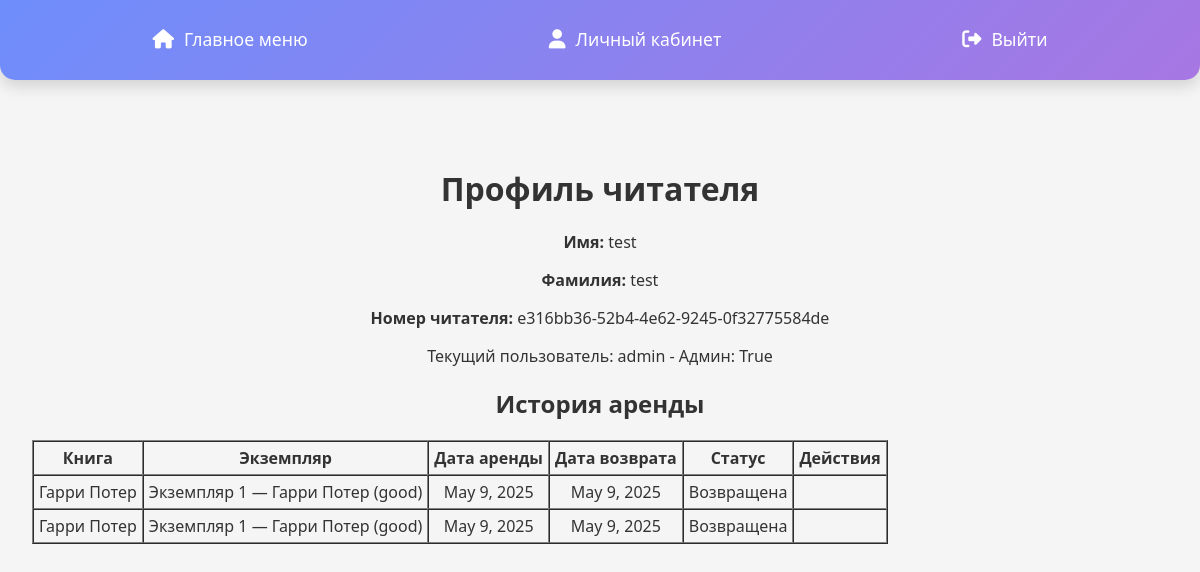
Screenshot of /reader/2/ (signed in) with the database file from the repository.
### main/models.py (models this page shows, shortened)
class Reader(models.Model):
    name = models.CharField(max_length=50)
    surname = models.CharField(max_length=50)
    date_of_birth = models.DateField()
    date_of_registration = models.DateField(default=timezone.now)
    email = models.EmailField(unique=True)
    number = models.CharField(max_length=15)
    is_admin = models.BooleanField(default=False)
    reader_number = models.CharField(max_length=12, unique=True, default=uuid.uuid4, editable=False)

### books/models.py (models this page shows, shortened)
class Issuance(models.Model):
    STATUS_CHOICES = [
        ('active', 'Активный'),
        ('overdue', 'Просрочено'),
        ('returned', 'Вернута'),
    ]
    reader = models.ForeignKey('main.Reader', on_delete=models.CASCADE, related_name='issuances')
    exampler = models.ForeignKey('books.Exampler', on_delete=models.CASCADE, related_name='issuances')
    issuance_date = models.DateTimeField(default=timezone.now)  # Используем DateTimeField
    return_date = models.DateTimeField(blank=True, null=True)  # Используем DateTimeField
    rating = models.DecimalField(max_digits=2, decimal_places=1, null=True, blank=True)
    status = models.CharField(max_length=10, choices=STATUS_CHOICES, default='active')

class Exampler(models.Model):
    inventory_number = models.IntegerField(unique=True, blank=True, null=True)
    book = models.ForeignKey(Book, on_delete=models.CASCADE, related_name='exemplars')
    condition = models.CharField(max_length=100)
    def __str__(self):
        return f"Экземпляр {self.inventory_number} — {self.book.title} ({self.condition})"

class Book(models.Model):
    isbn = models.CharField(max_length=13, unique=True)
    title = models.CharField(max_length=255)
    description = models.TextField(blank=True, null=True)
    rating = models.DecimalField(max_digits=3, decimal_places=1, null=True, blank=True)
    date_of_publish = models.DateField(null=True, blank=True)
    authors = models.ManyToManyField(Author, related_name="books")
    genres = models.ManyToManyField(Genre, related_name="books")

### main/views.py (the view)
# urls.py: path('reader/<int:reader_id>/', reader_profile, name='reader_profile'),
@login_required
def reader_profile(request, reader_id):
    reader = get_object_or_404(Reader, id=reader_id)
    issuances = Issuance.objects.filter(reader=reader)
    today = timezone.now().date()  # Получаем текущую дату
    return render(request, 'reader_profile.html', {
        'reader': reader,
        'issuances': issuances,
        'today': today,  # Передаем текущую дату в шаблон
    })

### main/templates/reader_profile.html (shortened to what this page needs)
{% extends 'main/layout.html' %}
{% block content %}
<h1>Профиль читателя</h1>
<p><strong>Имя:</strong> {{ reader.name }}</p>
<p><strong>Фамилия:</strong> {{ reader.surname }}</p>
<p><strong>Номер читателя:</strong> {{ reader.reader_number }}</p>
<p>Текущий пользователь: {{ request.user.username }} - Админ: {{ request.user.is_superuser }}</p>
<h2>История аренды</h2>
<table border="1" cellpadding="5" cellspacing="0">
    <thead>
        <tr>
            <th>Книга</th>
            <th>Экземпляр</th>
            <th>Дата аренды</th>
            <th>Дата возврата</th>
            <th>Статус</th>
            {% if request.user.is_superuser %}
                <th>Действия</th>
            {% endif %}
        </tr>
    </thead>
    <tbody>
        {% for issuance in issuances %}
            <tr>
                <td>{{ issuance.exampler.book.title }}</td>
                <td>{{ issuance.exampler }}</td>
                <td>{{ issuance.issuance_date|date:"F j, Y" }}</td>
                <td>
                    {% if issuance.return_date %}
                        {{ issuance.return_date|date:"F j, Y" }}
                    {% else %}
                        —
                    {% endif %}
                </td>
                <td>
                    {% if issuance.status == 'returned' %}
                        Возвращена
                    {% elif issuance.status == 'active' %}
                        Активная
                    {% elif issuance.status == 'overdue' %}
                        Просрочена
                    {% endif %}
                </td>
                {% if request.user.is_superuser %}
                    <td>
                    </td>
                {% endif %}
            </tr>
        {% empty %}
            <tr>
                <td colspan="6">Нет записей об аренде.</td>
            </tr>
        {% endfor %}
    </tbody>
</table>
{% endblock %}

### main/static/main/css/layout.css (style rules this page uses)
body { font-family: 'Segoe UI', Tahoma, Geneva, Verdana, sans-serif; margin: 0; padding: 0; background-color: #f5f5f5; color: #333; }

### rows the page displays
Reader: name "test", surname "test", reader_number "e316bb36-52b4-4e62-9245-0f32775584de"
Issuance: exampler.book "Гарри Потер", exampler "Экземпляр 1 — Гарри Потер (good)", issuance_date "May 9, 2025", return_date "May 9, 2025", status "Возвращена"
Issuance: exampler.book "Гарри Потер", exampler "Экземпляр 1 — Гарри Потер (good)", issuance_date "May 9, 2025", return_date "May 9, 2025", status "Возвращена"

### other values shown
{{ request.user.username }} "admin"
{{ request.user.is_superuser }} "True"
